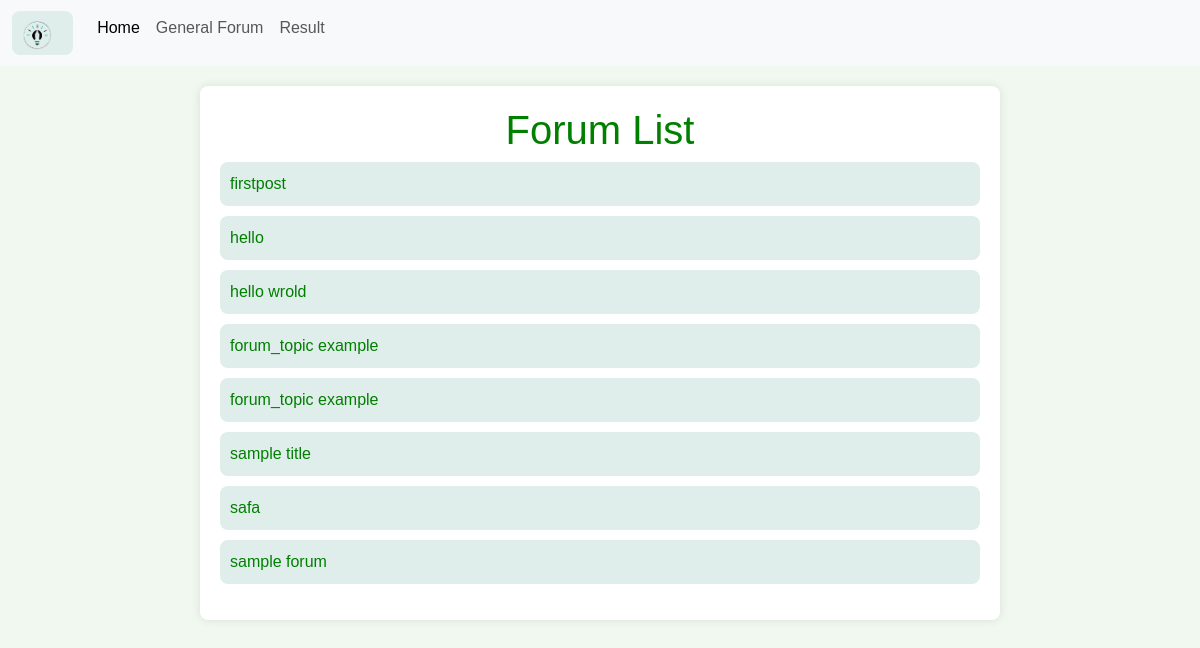
Page /forum_list/ (signed in) on the committed database.
### deptmanagementsystem/models.py (models this page shows, shortened)
class Forum(models.Model):
    header = models.CharField(max_length=200)
    content = models.TextField(default="")
    comments = models.JSONField(default = list)

### deptmanagementsystem/views.py (the view)
# urls.py: path('forum_list/', forum_list, name='forum-list'),
def forum_list(request):
    forums = Forum.objects.all()
    return render(request, 'forum_list.html', {'forums' : forums})

### templates/forum_list.html (shortened to what this page needs)
{% extends 'base.html' %}
{% block content %}
    <div class="container">
        <h1>Forum List</h1>
        <ul>
            {% for forum in forums %}
            <li><a href="{% url 'forum-details' forum.id %}">{{ forum.header }}</a></li>
            {% endfor %}
        </ul>
    </div>
    {% endblock content %}

### templates/forum_list.html (style rules this page uses)
body { font-family: Arial, sans-serif; background-color: #f0f8f0; color: #333; margin: 0; padding: 0; }
.container { max-width: 800px; margin: 20px auto; padding: 20px; background-color: #fff; border-radius: 8px; box-shadow: 0 0 10px rgba(0, 0, 0, 0.1); }
h1 { color: #007f00; text-align: center; }
ul { list-style: none; padding: 0; }
li { margin-bottom: 10px; }
a { text-decoration: none; color: #007f00; display: block; padding: 10px; background-color: #dfeeeb; border-radius: 8px; transition: background-color 0.3s ease; }

### rows in the picture
Forum: header "firstpost"
Forum: header "hello"
Forum: header "hello wrold"
Forum: header "forum_topic example"
Forum: header "forum_topic example"
Forum: header "sample title"
Forum: header "safa"
Forum: header "sample forum"
